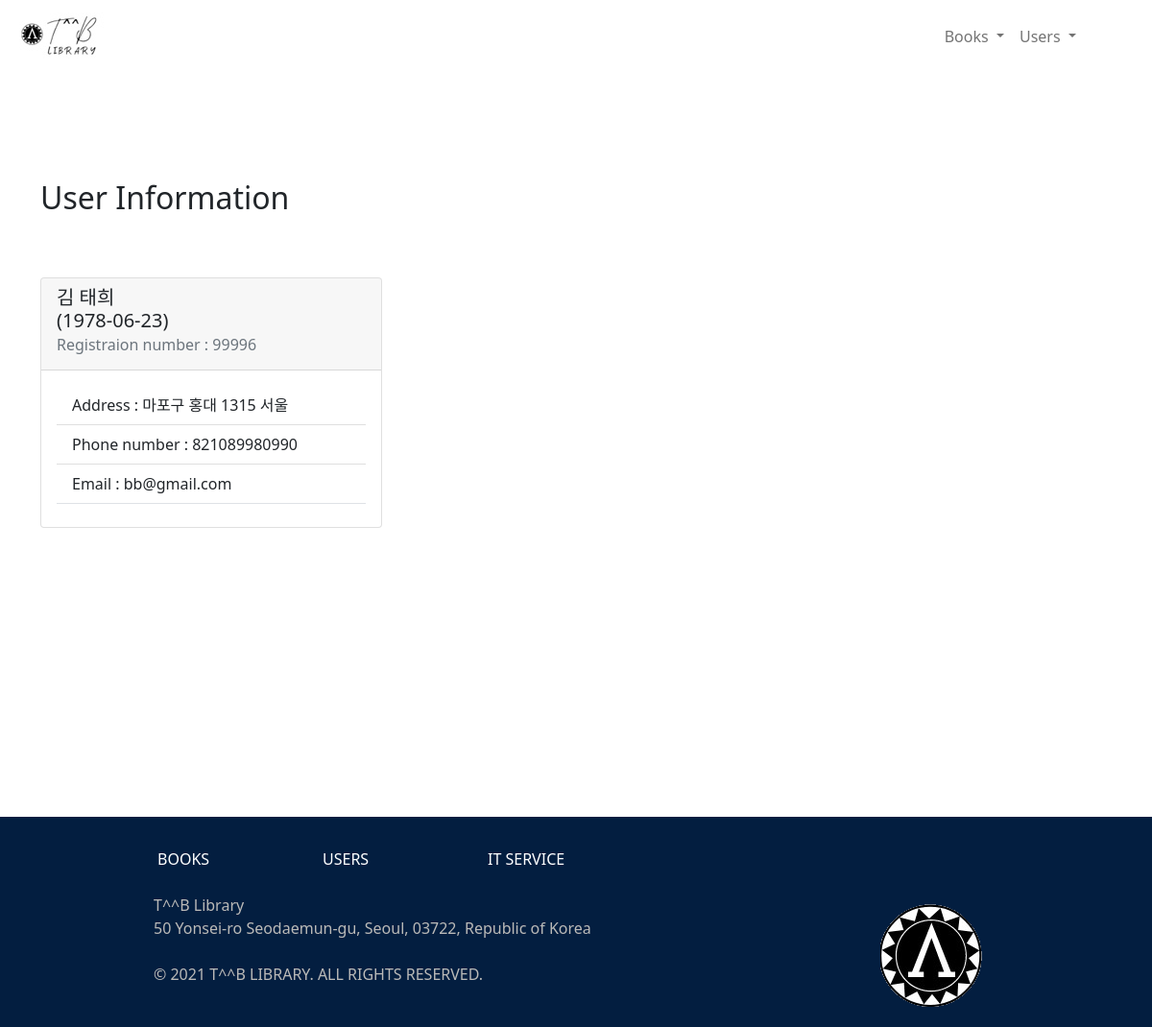
/user.php?library_number=99996, run on the app's committed database.
### tables this page shows
CREATE TABLE User(
    id INT UNSIGNED NOT NULL AUTO_INCREMENT,
    lastname VARCHAR(20) NOT NULL,
    firstname VARCHAR(20) NOT NULL,
    birth_date DATE NOT NULL,
    city_code CHAR(5) NOT NULL,
    city VARCHAR(50) NOT NULL,
    adress VARCHAR(100) NOT NULL,
    phone VARCHAR(15) NOT NULL,
    email VARCHAR(50) NOT NULL,
    library_number INT(5) NOT NULL,
    PRIMARY KEY (id)
);

### user.php (called while the page is built, shortened)
<?php
require_once "model/userManager.php";
require "model/entity/user.php";
if (isset($_GET["library_number"]) && !empty($_GET["library_number"])) {
    $userSingle = new userManager();
    $user = $userSingle->getUser(htmlspecialchars($_GET["library_number"]));
}
include "view/userView.php";

### model/dataBase.php (called while the page is built)
<?php
abstract class DataBase
{
    static public function getDB() {
        try{
        $db = new PDO('mysql:host=localhost:8889;dbname=library_php', "root", "root");
        return $db;
      }catch (Exception $e) {
        echo "Error while connecting to the database: " . $e->getMessage() . "<br/>";
        exit($e->getMessage());
        }
    }
}
?>

### model/userManager.php (called while the page is built, shortened)
<?php
require_once "dataBase.php";
class userManager extends DataBase {
  private PDO $db;
  public function getUser(int $library_number):User {
    $query = $this->db->prepare (
      "SELECT *
      FROM User
      WHERE library_number = :library_number"
    );
    $query->execute([
    "library_number" => $library_number
    ]);
    $data = $query -> fetchAll(PDO::FETCH_ASSOC);
    $user = new User($data[0]);
    return $user;
  }
  public function __construct() {
    $this->db = DataBase::getDB();
}
}

### model/entity/user.php (called while the page is built, shortened)
<?php
class User {
    protected string $lastname;
    protected string $firstname;
    protected string $birth_date;
    protected int $city_code;
    protected string $city;
    protected string $adress;
    protected int $phone;
    protected string $email;
    protected int $library_number;
    public function __construct(?array $data=null) {
        if($data) {
            foreach($data as $key => $value) {
                $setter = "set" . ucfirst($key);
            }
        }
    }
    public function setLastName(string $lastname){
        $this->lastname =$lastname;
    }
    public function getLastName(){
        return $this->lastname;
    }
    public function setFirstName(string $firstname){
        $this->firstname =$firstname;
    }
    public function getFirstName(){
        return $this->firstname;
    }
    public function setBirth_Date(string $birth_date){
        $this->birth_date =$birth_date;
    }
    public function getBirth_Date(){
        return $this->birth_date;
    }
    public function setCity_Code(int $city_code){
        $this->city_code =$city_code;
    }
    public function getCity_Code(){
        return $this->city_code;
    }
    public function setCity(string $city){
        $this->city =$city;
    }
    public function getCity(){
        return $this->city;
    }
    public function setAdress(string $adress){
        $this->adress =$adress;
    }
    public function getAdress(){
        return $this->adress;
    }
    public function setPhone(int $phone){
        $this->phone =$phone;
    }
    public function getPhone(){
        return $this->phone;
    }
    public function setEmail(string $email){
        $this->email =$email;
    }
    public function getEmail(){
        return $this->email;
    }
    public function setLibrary_Number(int $library_number){
        $this->library_number =$library_number;
    }
    public function getLibrary_Number(){
        return $this->library_number;
    }
}

### view/userView.php (the view)
<?php
include "view/template/nav.php";
include "view/template/header.php";
?>
<div class="mainpage">
<h2>User Information</h2>
    <div class="row mt-5">
      <div class="col-12 col-md-6 col-lg-4">
        <article class="card">
          <div class="card-header">
            <h5 class="card-title"><?php echo $user->getLastName(). " " . $user->getFirstName(). " <br>(" .$user->getBirth_Date(). ")"; ?></h5>
            <h6 class="card-subtitle mb-2 text-muted">Registraion number : <?php echo $user->getLibrary_Number(); ?></h6>
          </div>
          <div class="card-body">
            <ul class="list-group list-group-flush border-bottom mb-2">
              <li class="list-group-item">Address : <?php echo $user->getAdress() . " " .$user->getCity_Code() . " " . $user->getCity(); ?></li>
              <li class="list-group-item">Phone number : <?php echo $user->getPhone(); ?></li>
              <li class="list-group-item">Email : <?php echo $user->getEmail(); ?></li>
            </ul>
        </article>
      </div>
</div>
<?php
include "view/template/footer.php";
?>

### assets/css/main.css (style rules this page uses)
html { color: #222; font-size: 1em; line-height: 1.4; }
* { margin: 0; padding: 0; }
.mainpage { margin-top: 10%; }
.mainpage h2 { margin-bottom: 2em; }

### data on the page
user: lastname "김", firstname "태희", birth_date "1978-06-23", library_number "99996", adress "마포구 홍대", city_code "1315", city "서울", phone "821089980990", email "bb@gmail.com"
